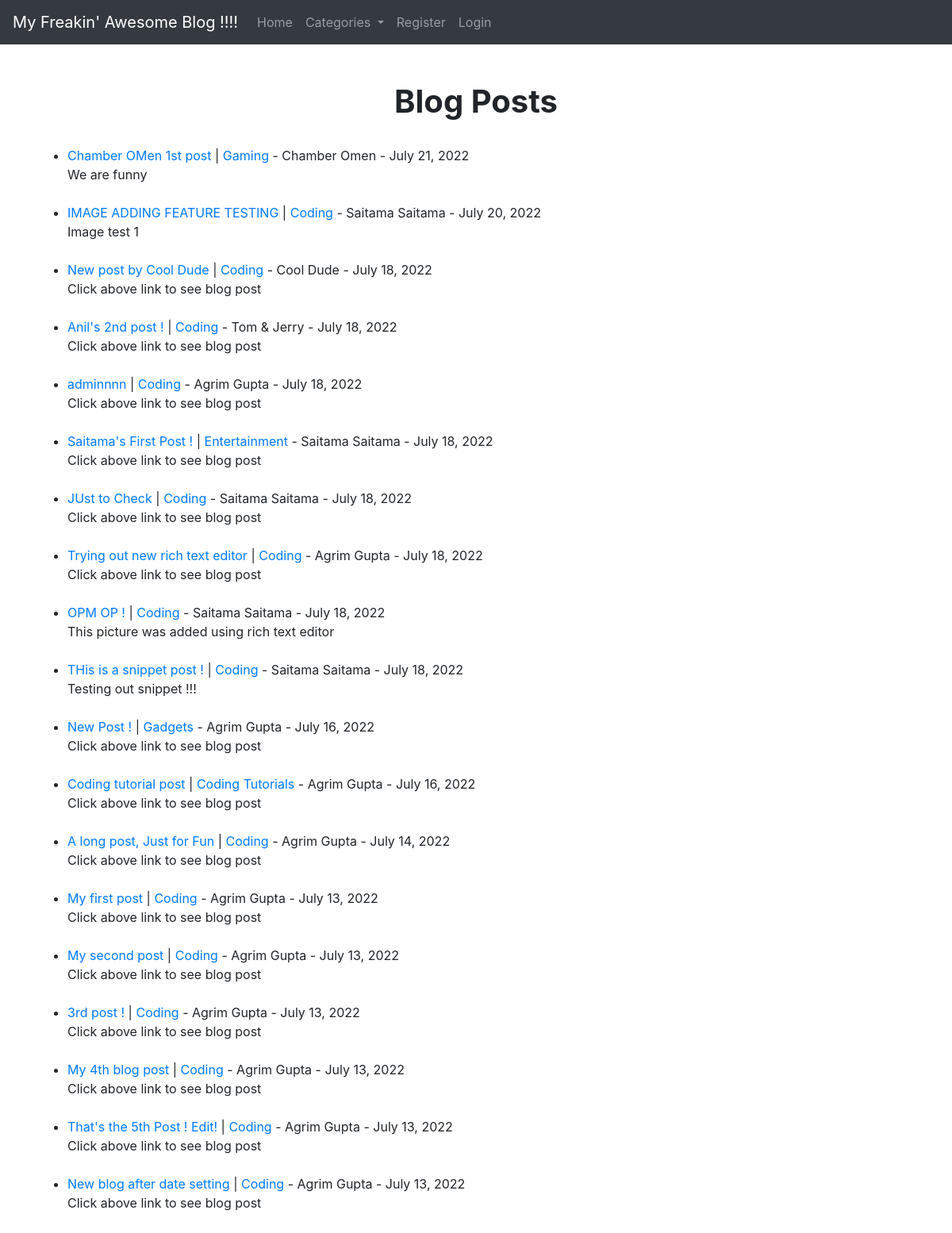
The page / on the database its author committed.
### final_app/models.py (models this page shows, shortened)
class Post(models.Model):
    title = models.CharField(max_length=255)
    header_image = models.ImageField(
        null=True, blank=True, upload_to="images/")
    title_tag = models.CharField(max_length=255)
    author = models.ForeignKey(User, on_delete=models.CASCADE)
    body = RichTextField(blank=True, null=True)
    post_date = models.DateField(auto_now_add=True)
    category = models.CharField(max_length=255, default='coding')
    snippet = models.CharField(
        max_length=255)
    likes = models.ManyToManyField(User, related_name='blog_posts')

### final_app/views.py (the view)
# urls.py: path('', HomeView.as_view(), name='home'),
class HomeView(ListView):
    model = Post
    template_name = 'home.html'
    ordering = ['-post_date']
    def get_context_data(self, *args, **kwargs):
        cat_menu = Category.objects.all()
        context = super(HomeView, self).get_context_data(*args, **kwargs)
        context["cat_menu"] = cat_menu
        return context

### final_app/models.py (called while the page is built)
    def __str__(self):
        return self.name

### final_app/templates/home.html (shortened to what this page needs)
{% extends 'base.html' %}
{% block content %}
<center>
    <h1><strong>
            Blog Posts
        </strong></h1>
</center><br />
<ul>
    {% for post in object_list %}
    <li><a href="{% url 'details_post' post.pk %}"> {{post.title}} </a>| <a
            href="{% url 'category' post.category|slugify %}">{{post.category}}</a> - {{post.author.first_name}}
        {{post.author.last_name}} - {{post.post_date}}
        <br />
        {{post.snippet}}
    </li><br />
    {% endfor %}
</ul>
{% endblock %}

### rows shown on the page
Post: title "Chamber OMen 1st post", category "Gaming", author.first_name "Chamber", author.last_name "Omen", post_date "July 21, 2022", snippet "We are funny"
Post: title "IMAGE ADDING FEATURE TESTING", category "Coding", author.first_name "Saitama", author.last_name "Saitama", post_date "July 20, 2022", snippet "Image test 1"
Post: title "New post by Cool Dude", category "Coding", author.first_name "Cool", author.last_name "Dude", post_date "July 18, 2022", snippet "Click above link to see blog post"
Post: title "Anil's 2nd post !", category "Coding", author.first_name "Tom &", author.last_name "Jerry", post_date "July 18, 2022", snippet "Click above link to see blog post"
Post: title "adminnnn", category "Coding", author.first_name "Agrim", author.last_name "Gupta", post_date "July 18, 2022", snippet "Click above link to see blog post"
Post: title "Saitama's First Post !", category "Entertainment", author.first_name "Saitama", author.last_name "Saitama", post_date "July 18, 2022", snippet "Click above link to see blog post"
Post: title "JUst to Check", category "Coding", author.first_name "Saitama", author.last_name "Saitama", post_date "July 18, 2022", snippet "Click above link to see blog post"
Post: title "Trying out new rich text editor", category "Coding", author.first_name "Agrim", author.last_name "Gupta", post_date "July 18, 2022", snippet "Click above link to see blog post"
Post: title "OPM OP !", category "Coding", author.first_name "Saitama", author.last_name "Saitama", post_date "July 18, 2022", snippet "This picture was added using rich text editor"
Post: title "THis is a snippet post !", category "Coding", author.first_name "Saitama", author.last_name "Saitama", post_date "July 18, 2022", snippet "Testing out snippet !!!"
Post: title "New Post !", category "Gadgets", author.first_name "Agrim", author.last_name "Gupta", post_date "July 16, 2022", snippet "Click above link to see blog post"
Post: title "Coding tutorial post", category "Coding Tutorials", author.first_name "Agrim", author.last_name "Gupta", post_date "July 16, 2022", snippet "Click above link to see blog post"
Post: title "A long post, Just for Fun", category "Coding", author.first_name "Agrim", author.last_name "Gupta", post_date "July 14, 2022", snippet "Click above link to see blog post"
Post: title "My first post", category "Coding", author.first_name "Agrim", author.last_name "Gupta", post_date "July 13, 2022", snippet "Click above link to see blog post"
Post: title "My second post", category "Coding", author.first_name "Agrim", author.last_name "Gupta", post_date "July 13, 2022", snippet "Click above link to see blog post"
Post: title "3rd post !", category "Coding", author.first_name "Agrim", author.last_name "Gupta", post_date "July 13, 2022", snippet "Click above link to see blog post"
Post: title "My 4th blog post", category "Coding", author.first_name "Agrim", author.last_name "Gupta", post_date "July 13, 2022", snippet "Click above link to see blog post"
Post: title "That's the 5th Post ! Edit!", category "Coding", author.first_name "Agrim", author.last_name "Gupta", post_date "July 13, 2022", snippet "Click above link to see blog post"
Post: title "New blog after date setting", category "Coding", author.first_name "Agrim", author.last_name "Gupta", post_date "July 13, 2022", snippet "Click above link to see blog post"
